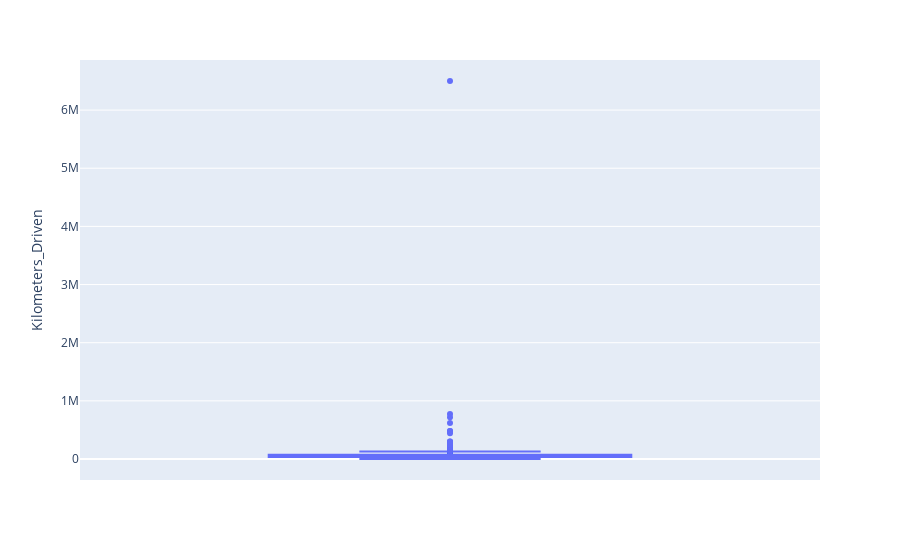

Notebook code for this chart:
### Code cell
px.box(df ,y='Kilometers_Driven' )

### Figure 1 — Plotly figure (JSON) as saved in the notebook; plotly's stock layout.template omitted (floating-point values rounded to 4 significant figures; data arrays with more than 128 entries replaced by an {"elided": "..."} marker saying what was removed)
{"data": [{"alignmentgroup": "True", "hovertemplate": "Kilometers_Driven=%{y}<extra></extra>", "legendgroup": "", "marker": {"color": "#636efa"}, "name": "", "notched": false, "offsetgroup": "", "orientation": "v", "showlegend": false, "type": "box", "x0": " ", "xaxis": "x", "y": {"elided": "5977 int values"}, "y0": " ", "yaxis": "y"}], "layout": {"boxmode": "group", "legend": {"tracegroupgap": 0}, "margin": {"t": 60}, "xaxis": {"anchor": "y", "domain": [0, 1]}, "yaxis": {"anchor": "x", "domain": [0, 1], "title": {"text": "Kilometers_Driven"}}}}
